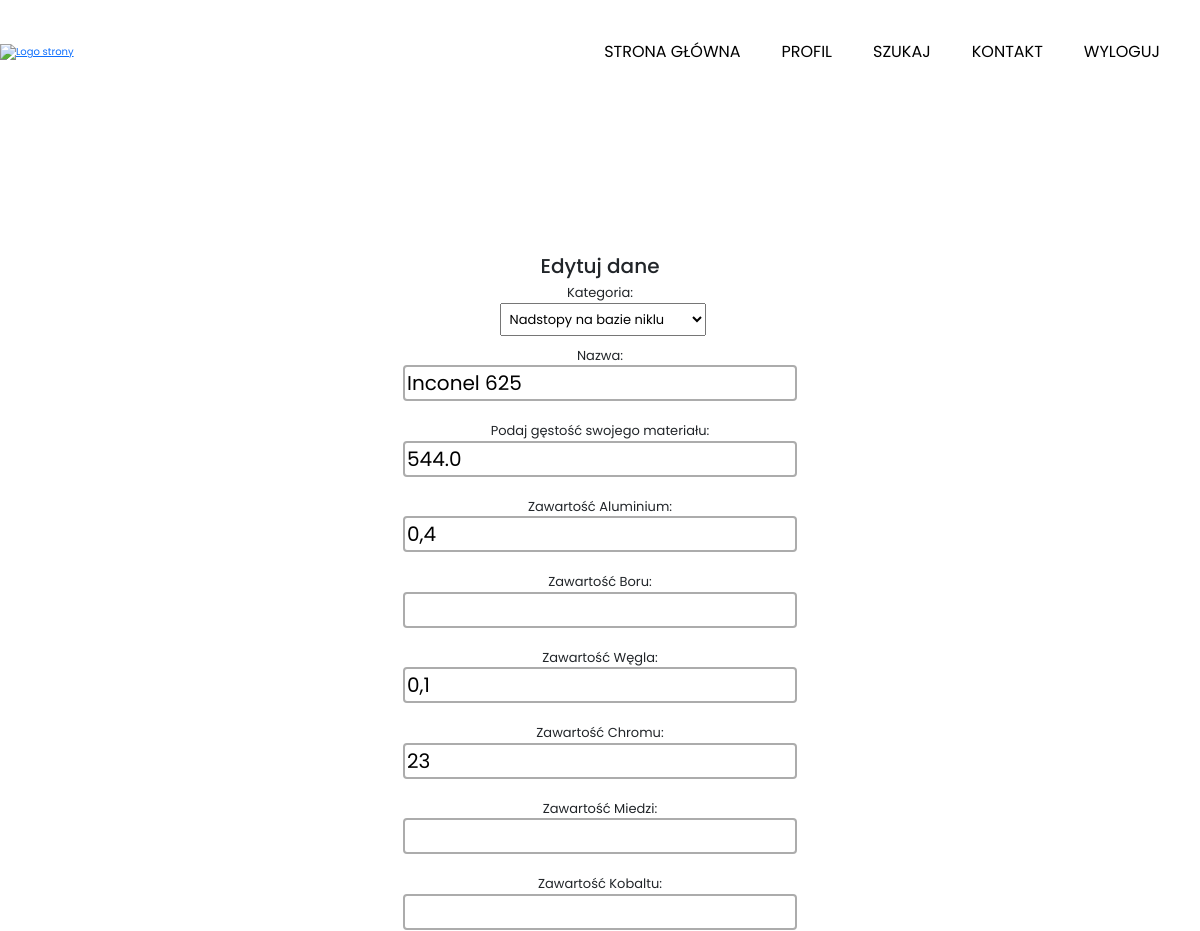
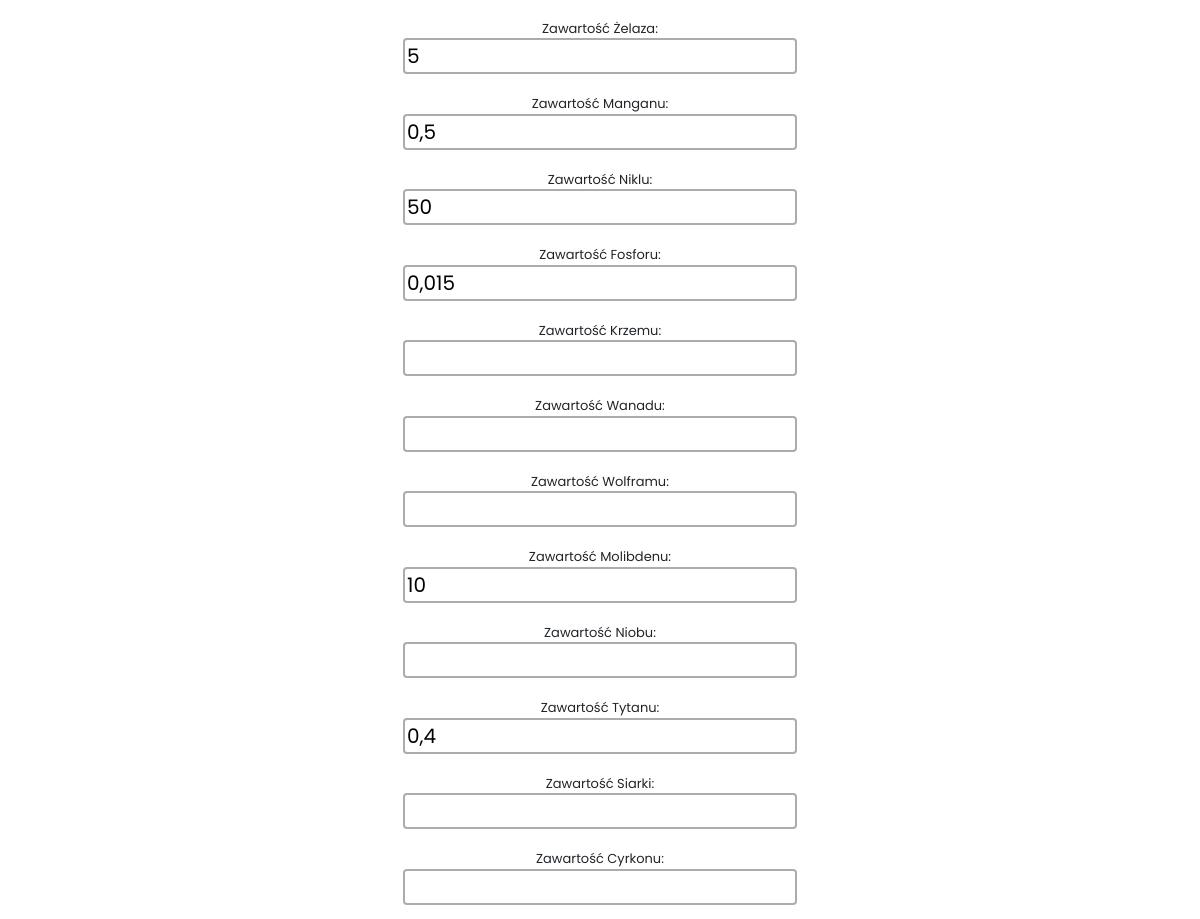
Page /profil/inconel-625/edytuj/ (signed in, upper part) on the earlier database version (2 pictures, top to bottom).
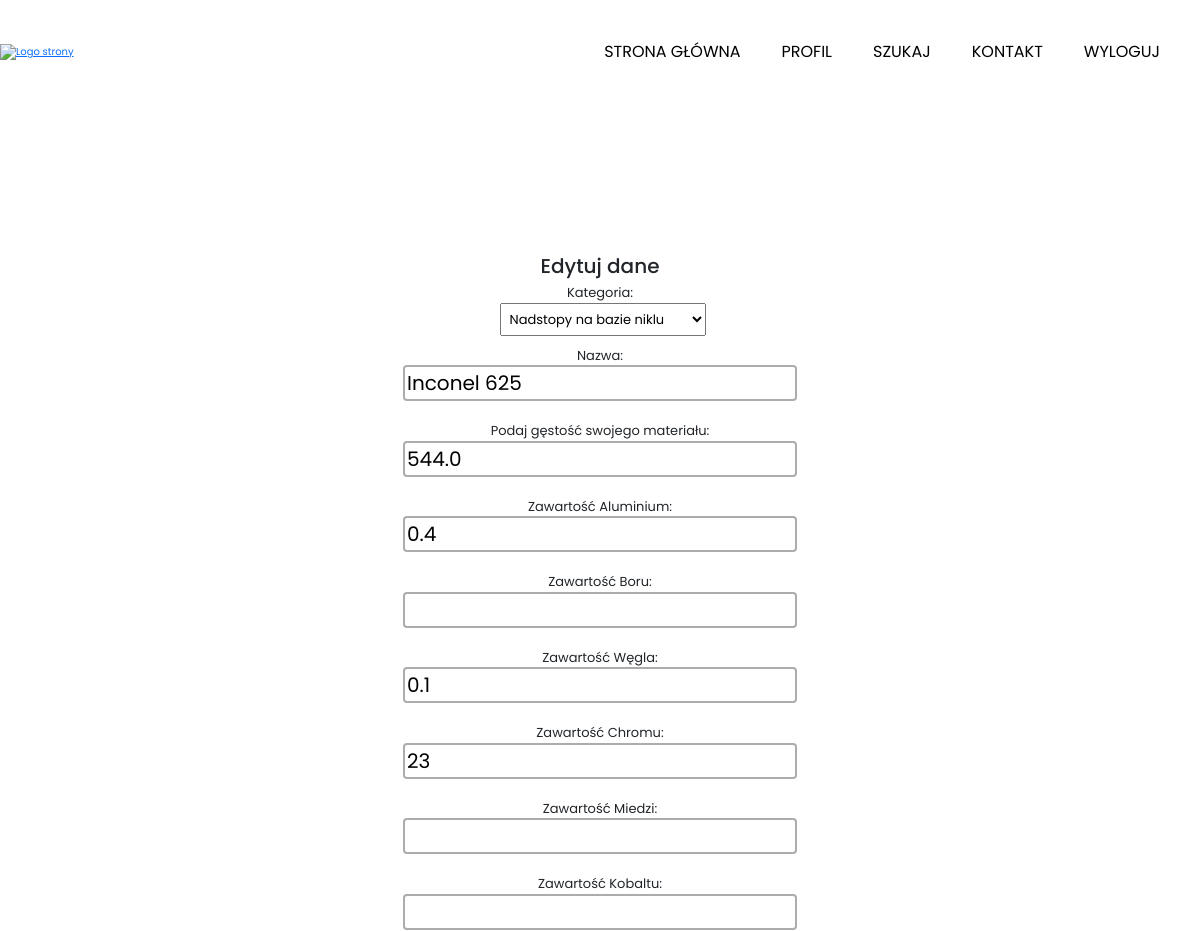
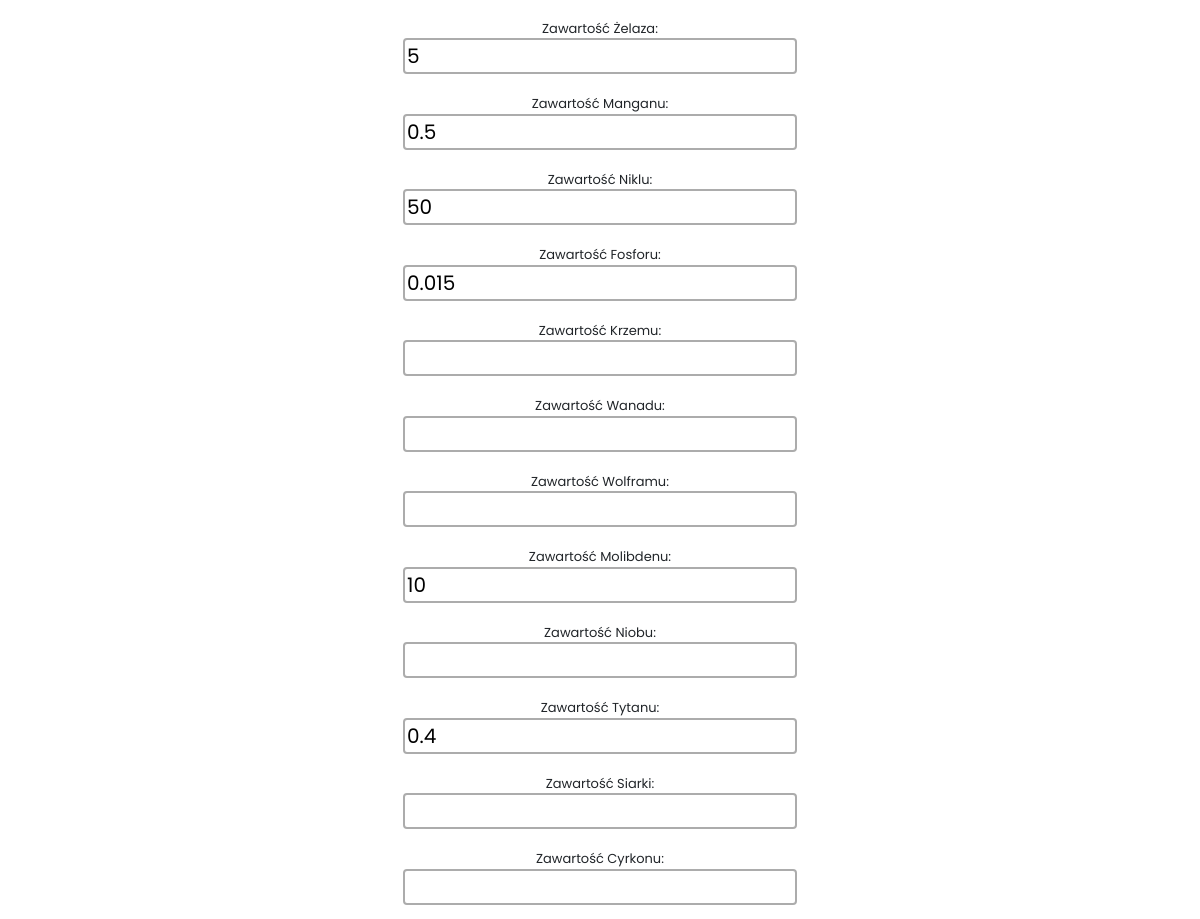
Same page on the later database version (2 pictures, top to bottom).
### uzytkownik/models.py (models this page shows, shortened)
class GatunekUzytkownika(models.Model):
    kategoria = models.ForeignKey(
        Kategorie, related_name='gatunki_uzytkownika', on_delete=models.CASCADE, null=True, blank=True)
    nazwa = models.CharField(max_length=255)
    gestosc = models.FloatField()
    Aluminum = models.CharField(max_length=20, null=True, blank=True)
    Boron = models.CharField(max_length=20, null=True, blank=True)
    Carbon = models.CharField(max_length=20, null=True, blank=True)
    Chromium = models.CharField(max_length=20, null=True, blank=True)
    Copper = models.CharField(max_length=20, null=True, blank=True)
    Cobalt = models.CharField(max_length=20, null=True, blank=True)
    Iron = models.CharField(max_length=20, null=True, blank=True)
    Manganese = models.CharField(max_length=20, null=True, blank=True)
    Nickel = models.CharField(max_length=20, null=True, blank=True)
    Phosphorus = models.CharField(max_length=20, null=True, blank=True)
    Silicon = models.CharField(max_length=20, null=True, blank=True)
    Vanadium = models.CharField(max_length=20, null=True, blank=True)
    Tungsten = models.CharField(max_length=20, null=True, blank=True)
    Molybdenum = models.CharField(max_length=20, null=True, blank=True)
    Niobium = models.CharField(max_length=20, null=True, blank=True)
    Titanium = models.CharField(max_length=20, null=True, blank=True)
    Sulfur = models.CharField(max_length=20, null=True, blank=True)
    Zirconium = models.CharField(max_length=20, null=True, blank=True)
    informacje_dodatkowe = models.TextField(
        max_length=500, null=True, blank=True)
    TensileStrengthUltimate = models.FloatField(null=True, blank=True)
    TensileStrengthYield = models.FloatField(null=True, blank=True)
    ElongationAtBreak = models.FloatField(null=True, blank=True)
    ModulusOfElasticity = models.FloatField(null=True, blank=True)
    ReductionOfArea = models.FloatField(null=True, blank=True)
    HardnessRockwellB = models.FloatField(null=True, blank=True)
    HardnessBrinell = models.FloatField(null=True, blank=True)
    HardnessKnoop = models.FloatField(null=True, blank=True)
    stworzony_przez = models.ForeignKey(
        User, related_name="stworzone_gatunki_uzytkownika", on_delete=models.CASCADE)
    slug = models.SlugField(default="", null=False,
                            db_index=True, unique=True)
    class Meta:
        verbose_name_plural = "Gatunek Użytkownika"

### uzytkownik/views.py (the view)
# urls.py: path("<slug:slug>/edytuj/", views.edytuj_wpis_uzytkownika, name="edytuj"),
def edytuj_wpis_uzytkownika(request, slug):
    rekord = get_object_or_404(
        GatunekUzytkownika, slug=slug, stworzony_przez=request.user)
    if request.method == "POST":
        formularz = GatunekUzytkownikaForm(request.POST, instance=rekord)
        if formularz.is_valid():
            formularz.save()
            return redirect("uzytkownik:twoje_wpisy")
    else:
        formularz = GatunekUzytkownikaForm(instance=rekord)
    return render(request, "uzytkownik/edytuj_wpis.html", {
        "formularz_gestosci": formularz,
    })

### strona_glowna/models.py (called while the page is built)
    def __str__(self):
        return self.nazwa

### uzytkownik/templates/uzytkownik/edytuj_wpis.html (shortened to what this page needs)
{% extends "base.html" %}
{% load static %}
{% block content %}
<form action="" method="POST" class="formularz-wpisu">
    <h2>Edytuj dane</h2>
    {% for form_field in formularz_gestosci %}
        <div class="pole-formularza">
            {{ form_field.label_tag }}
            {{ form_field }}
        </div>
    {% endfor %}
</form>
{% endblock  %}

Differences in the rows shown:
changed GatunekUzytkownika "Nadstopy na bazie niklu": Aluminum "0,4" → "0.4"; Carbon "0,1" → "0.1"; Manganese "0,5" → "0.5"; Phosphorus "0,015" → "0.015"; Titanium "0,4" → "0.4"
